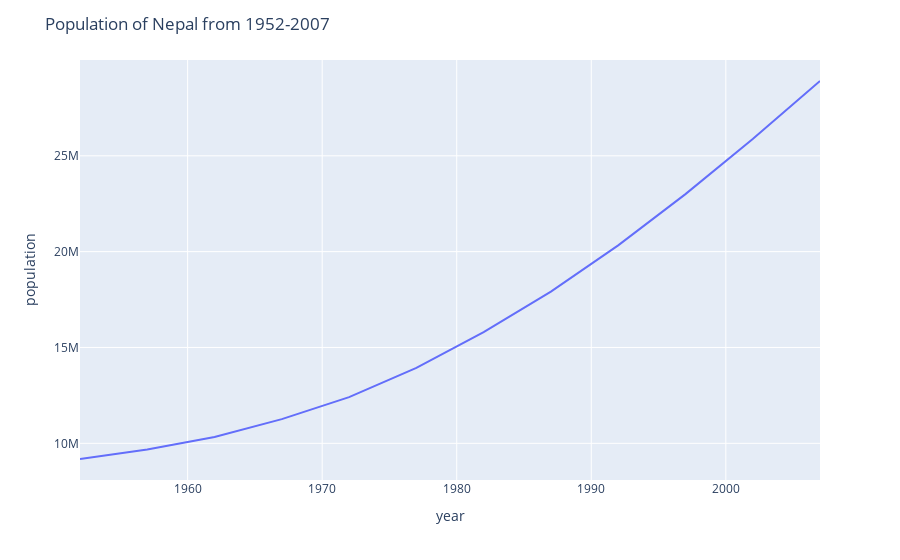

Write notebook code for a chart like this one.
### Code cell
fig = px.line(nepal, x='year', y='population')
fig.layout.title='Population of Nepal from 1952-2007'
fig.show()

### Figure 1 — Plotly figure (JSON) as saved in the notebook; plotly's stock layout.template omitted (floating-point values rounded to 4 significant figures)
{"data": [{"hovertemplate": "year=%{x}<br>population=%{y}<extra></extra>", "legendgroup": "", "line": {"color": "#636efa", "dash": "solid"}, "mode": "lines", "name": "", "orientation": "v", "showlegend": false, "type": "scatter", "x": [1952, 1957, 1962, 1967, 1972, 1977, 1982, 1987, 1992, 1997, 2002, 2007], "xaxis": "x", "y": [9182536, 9682338, 10332057, 11261690, 12412593, 13933198, 15796314, 17917180, 20326209, 23001113, 25873917, 28901790], "yaxis": "y"}], "layout": {"legend": {"tracegroupgap": 0}, "margin": {"t": 60}, "title": {"text": "Population of Nepal from 1952-2007"}, "xaxis": {"anchor": "y", "domain": [0, 1], "title": {"text": "year"}}, "yaxis": {"anchor": "x", "domain": [0, 1], "title": {"text": "population"}}}}
